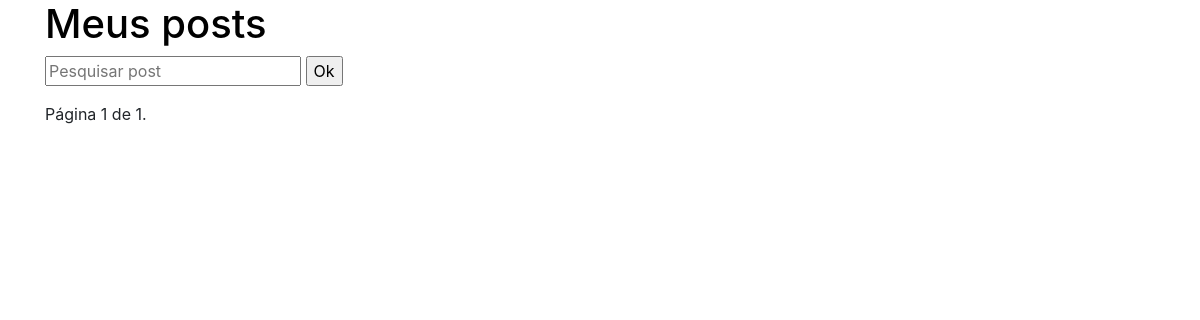
The app's page /posts/, older data.
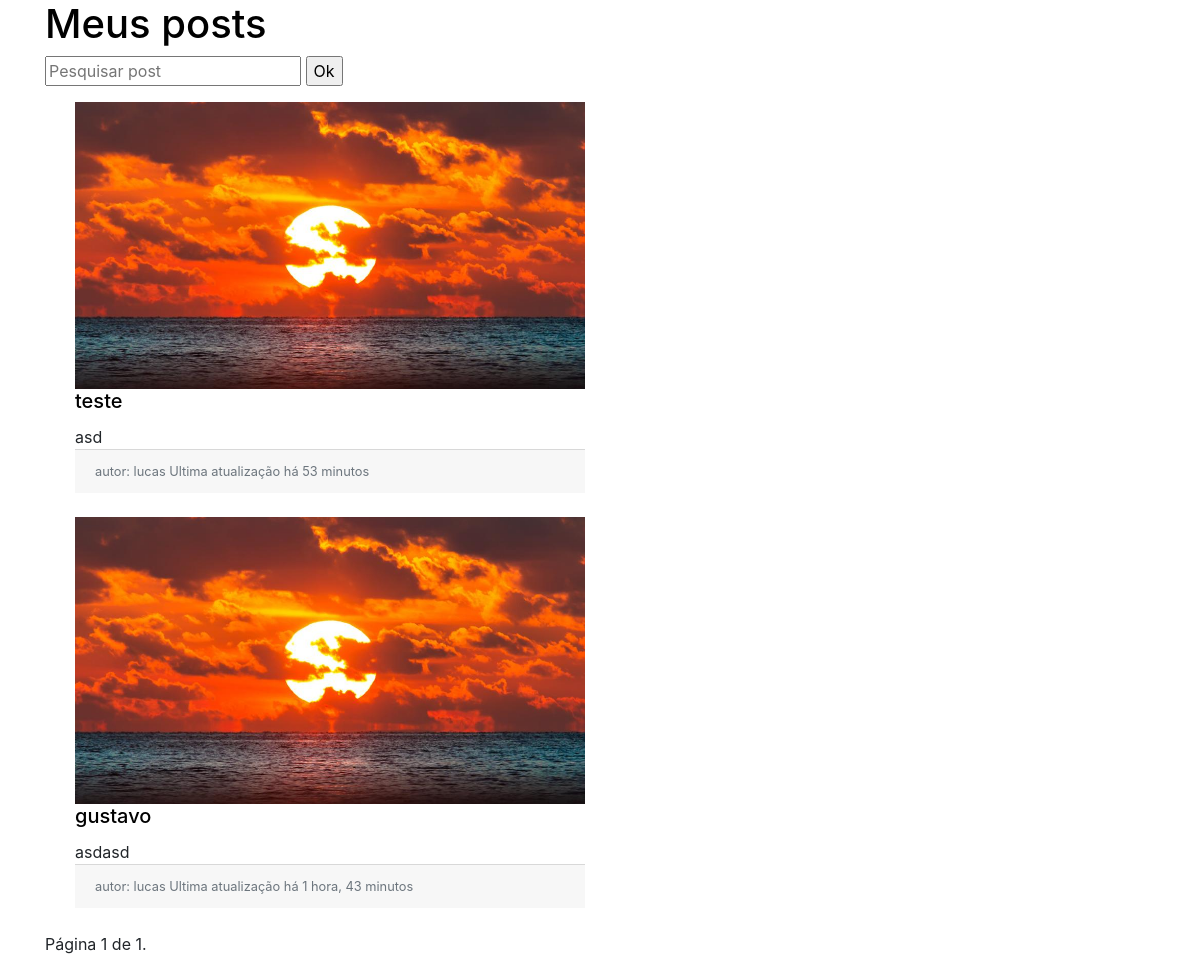
The same page, newer data.
### posts/models.py (models this page shows, shortened)
class Post(models.Model):
    autor = models.ForeignKey(
        settings.AUTH_USER_MODEL,
        on_delete=models.CASCADE,
        blank=True,
        null=True,
    )
    titulo = models.CharField(max_length=150)
    sub_titulo = models.CharField(max_length=300)
    slug = models.SlugField(unique=True)
    conteudo = models.TextField(max_length=3000)
    capa = models.ImageField(
        upload_to=upload_location,
        null=True,
        blank=True,
    )
    rascunho = models.BooleanField(default=False)
    data_lancamento = models.DateField(auto_now=False, auto_now_add=False)
    criado = models.DateTimeField(auto_now=False, auto_now_add=True)
    atualizado = models.DateTimeField(auto_now=True, auto_now_add=False)
    posts = PostManager()
    class Meta:
        ordering = ["-atualizado", "-criado"]

### posts/views.py (the view)
# urls.py: path('', post_list, name="list"),
def post_list(request):
    query = request.GET.get("search")
    if request.user.is_superuser:
        queryset_list = Post.posts.user_posts(request.user).order_by("-atualizado")
        page_html = "super_user/post_list.html"
    else:
        queryset_list = Post.posts.public().order_by("-atualizado")
        page_html = "common_user/post_list.html"
    if query:
        queryset_list = queryset_list.filter(
            Q(titulo__icontains=query)|
            Q(conteudo__icontains=query)|
            Q(autor__first_name__icontains=query)
        ).distinct()
    queryset = load_pages(request, queryset_list)
    context = {
        "lista": queryset,
        "titulo": "Meus posts"
    }
    return render(request, page_html, context)

### blog/utils.py (called while the page is built)
def load_pages(request, queryset_list):
    paginator = Paginator(queryset_list, 10)
    page = request.GET.get('pag')
    try:
        queryset = paginator.page(page)
    except PageNotAnInteger:
        queryset = paginator.page(1)
    except EmptyPage:
        queryset = paginator.page(paginator.num_pages)
    return queryset

### posts/models.py (called while the page is built)
    def public(self, *args, **kwargs):
        return super(PostManager, self).filter(rascunho=False).filter(data_lancamento__lte=timezone.now())

### templates/common_user/post_list.html (shortened to what this page needs)
{% extends "base.html"%}
{% load staticfiles %}
{% block content %}
<div class="nav-bar">
	<h1>
		{{ titulo }}
	</h1>
	<form method="GET" action="">
		<input type="text" name="search" placeholder="Pesquisar post" value="{{request.GET.search}}">
		<input type="submit" value="Ok">
	</form>
</div>
<div id="container" class="container">
	{% for objeto in lista %}
	<div class="col-sm-6">
		<div class="thumbnail">
			{% if objeto.capa %}
			<img src="{{objeto.capa.url }}" alt=" " class="img-responsive" width="100%" height="">
			{% endif %}
			<div class="caption">
				<a href="\posts/{{objeto.slug}}/">
					<h5 class="card-title">
						{{objeto.titulo}}
					</h5>
				</a>
				<p class="card-text">
					{{objeto.conteudo|truncatechars:150}}
				</p>
			</div>
		</div>
		<div class="card-footer">
			<small class="text-muted">
				autor: {{objeto.autor}} Ultima atualização há
				{{objeto.atualizado|timesince}}
			</small>
		</div>
		<br>
	</div>
	{% endfor %}
</div>
<div class="pagination">
	    <span class="step-links">
	        <span class="current">
	            Página {{ lista.number }} de {{ lista.paginator.num_pages }}.
	        </span>
	    </span>
</div>
{% endblock content %}

Row changes from the older to the newer data that the page shows:
added Post: capa (picture), titulo "teste", conteudo "asd", autor "lucas", atualizado "53 minutos"
now on this page (row edited): Post: capa (picture), titulo "gustavo", conteudo "asdasd", autor "lucas", atualizado "1 hora, 43 minutos"
